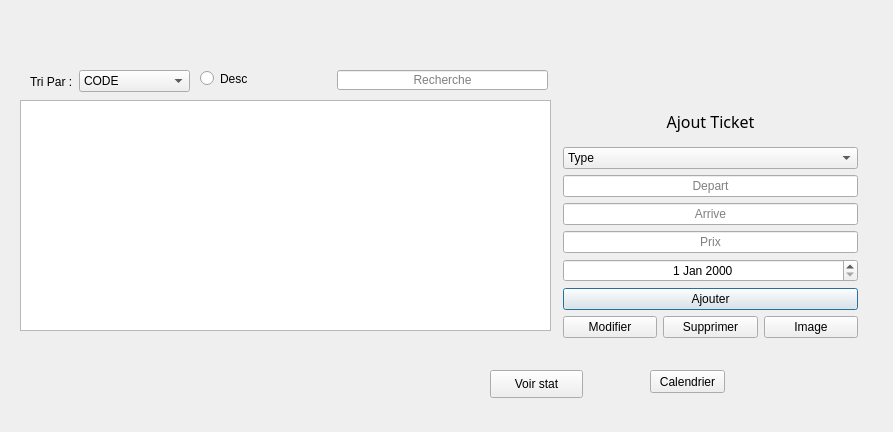
<?xml version="1.0" encoding="UTF-8"?>
<ui version="4.0">
 <class>Dialogticket</class>
 <widget class="QDialog" name="Dialogticket">
  <property name="geometry">
   <rect>
    <x>0</x>
    <y>0</y>
    <width>893</width>
    <height>432</height>
   </rect>
  </property>
  <property name="windowTitle">
   <string>Dialog</string>
  </property>
  <widget class="QTableView" name="tabTicket">
   <property name="geometry">
    <rect>
     <x>20</x>
     <y>100</y>
     <width>531</width>
     <height>231</height>
    </rect>
   </property>
  </widget>
  <widget class="QWidget" name="verticalLayoutWidget">
   <property name="geometry">
    <rect>
     <x>563</x>
     <y>101</y>
     <width>295</width>
     <height>237</height>
    </rect>
   </property>
   <layout class="QVBoxLayout" name="verticalLayout">
    <property name="leftMargin">
     <number>0</number>
    </property>
    <item>
     <widget class="QLabel" name="formlabel">
      <property name="font">
       <font>
        <family>Impact</family>
        <pointsize>12</pointsize>
       </font>
      </property>
      <property name="text">
       <string>Ajout Ticket</string>
      </property>
      <property name="scaledContents">
       <bool>false</bool>
      </property>
      <property name="alignment">
       <set>Qt::AlignCenter</set>
      </property>
     </widget>
    </item>
    <item>
     <widget class="QComboBox" name="comboType">
      <item>
       <property name="text">
        <string>Type</string>
       </property>
      </item>
      <item>
       <property name="text">
        <string>Individuel</string>
       </property>
      </item>
      <item>
       <property name="text">
        <string>Couple</string>
       </property>
      </item>
      <item>
       <property name="text">
        <string>Famille</string>
       </property>
      </item>
     </widget>
    </item>
    <item>
     <widget class="QLineEdit" name="t_depart">
      <property name="alignment">
       <set>Qt::AlignCenter</set>
      </property>
      <property name="placeholderText">
       <string>Depart</string>
      </property>
     </widget>
    </item>
    <item>
     <widget class="QLineEdit" name="t_arrive">
      <property name="alignment">
       <set>Qt::AlignCenter</set>
      </property>
      <property name="placeholderText">
       <string>Arrive</string>
      </property>
     </widget>
    </item>
    <item>
     <widget class="QLineEdit" name="t_prix">
      <property name="alignment">
       <set>Qt::AlignCenter</set>
      </property>
      <property name="placeholderText">
       <string>Prix</string>
      </property>
     </widget>
    </item>
    <item>
     <widget class="QDateEdit" name="t_date">
      <property name="alignment">
       <set>Qt::AlignCenter</set>
      </property>
     </widget>
    </item>
    <item>
     <widget class="QPushButton" name="btnAjouter">
      <property name="text">
       <string>Ajouter</string>
      </property>
     </widget>
    </item>
    <item>
     <layout class="QHBoxLayout" name="horizontalLayout">
      <item>
       <widget class="QPushButton" name="modifierTbtn">
        <property name="text">
         <string>Modifier</string>
        </property>
       </widget>
      </item>
      <item>
       <widget class="QPushButton" name="supprimerTbtn">
        <property name="text">
         <string>Supprimer</string>
        </property>
       </widget>
      </item>
      <item>
       <widget class="QPushButton" name="imageBtn">
        <property name="text">
         <string>Image</string>
        </property>
       </widget>
      </item>
     </layout>
    </item>
   </layout>
  </widget>
  <widget class="QLineEdit" name="lineEdit">
   <property name="geometry">
    <rect>
     <x>337</x>
     <y>70</y>
     <width>211</width>
     <height>20</height>
    </rect>
   </property>
   <property name="alignment">
    <set>Qt::AlignCenter</set>
   </property>
   <property name="placeholderText">
    <string>Recherche</string>
   </property>
  </widget>
  <widget class="QComboBox" name="comboBox">
   <property name="geometry">
    <rect>
     <x>79</x>
     <y>70</y>
     <width>111</width>
     <height>22</height>
    </rect>
   </property>
   <item>
    <property name="text">
     <string>CODE</string>
    </property>
   </item>
   <item>
    <property name="text">
     <string>TYPE</string>
    </property>
   </item>
   <item>
    <property name="text">
     <string>Derpart</string>
    </property>
   </item>
   <item>
    <property name="text">
     <string>Arrive</string>
    </property>
   </item>
   <item>
    <property name="text">
     <string>Prix</string>
    </property>
   </item>
  </widget>
  <widget class="QLabel" name="label">
   <property name="geometry">
    <rect>
     <x>30</x>
     <y>75</y>
     <width>47</width>
     <height>13</height>
    </rect>
   </property>
   <property name="text">
    <string>Tri Par :</string>
   </property>
  </widget>
  <widget class="QRadioButton" name="triDesc">
   <property name="geometry">
    <rect>
     <x>200</x>
     <y>70</y>
     <width>82</width>
     <height>17</height>
    </rect>
   </property>
   <property name="text">
    <string>Desc</string>
   </property>
  </widget>
  <widget class="QPushButton" name="btnCalendrier">
   <property name="geometry">
    <rect>
     <x>650</x>
     <y>370</y>
     <width>75</width>
     <height>23</height>
    </rect>
   </property>
   <property name="text">
    <string>Calendrier</string>
   </property>
  </widget>
  <widget class="QPushButton" name="pushButton">
   <property name="geometry">
    <rect>
     <x>490</x>
     <y>370</y>
     <width>93</width>
     <height>28</height>
    </rect>
   </property>
   <property name="text">
    <string>Voir stat</string>
   </property>
  </widget>
 </widget>
 <resources/>
 <connections/>
</ui>
